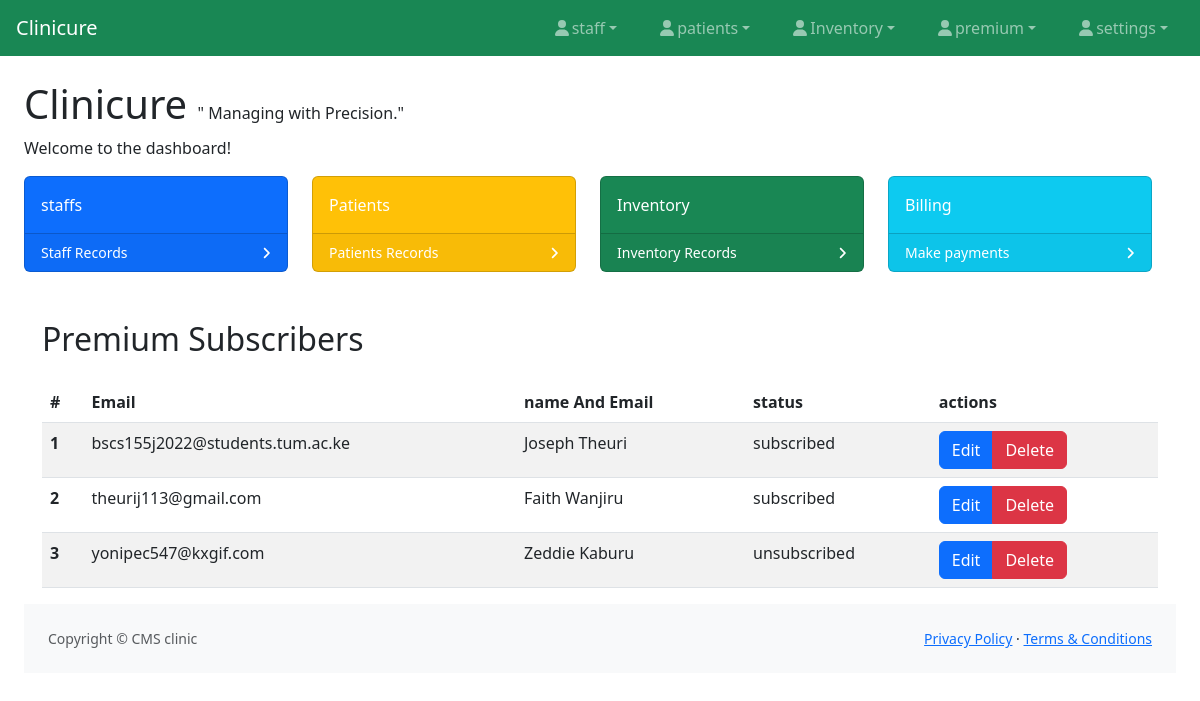
/premium/subsribers/, run on the app's committed database.
### premium/models.py (models this page shows, shortened)
class PremiumSubscription(models.Model):
    patient_status = [
        ('subscribed', 'subscribed'),
        ('unsubscribed', 'unsubscribed')
    ]
    patient = models.ForeignKey(patients, on_delete=models.CASCADE)
    subscribed_at = models.DateTimeField(auto_now_add=True)
    email = models.EmailField(blank=True, null=True)
    status = models.CharField(max_length=20, choices=patient_status, default='subscribed')
    age= models.IntegerField

### patients/models.py (models this page shows)
class patients(models.Model):
    GENDER_CHOICES = [
        ('M', 'Male'),
        ('F', 'Female'),
        ('O', 'Other'),
    ]
    date_added = models.DateField(auto_now=True)
    staffs = models.ForeignKey(staffs, on_delete=models.CASCADE, null=True)
    first_name = models.CharField(max_length=100)
    last_name = models.CharField(max_length=100)
    date_of_birth = models.DateField()
    gender = models.CharField(max_length=1, choices=GENDER_CHOICES)
    email = models.EmailField(blank=True, null=True)
    phone_number = models.CharField(max_length=15, blank=True, null=True)
    address = models.TextField(blank=True, null=True)
    def __str__(self):
        return f"{self.first_name} {self.last_name}"

### premium/views.py (the view)
# urls.py: path('subsribers/', views.premium_users, name="subscribers"),
def premium_users(request):
    view = PremiumSubscription.objects.all()
    return render(request, 'subscribers.html', {'subscriber': view})

### premium/templates/subscribers.html (shortened to what this page needs)
{% extends 'base.html' %}
{% block body %}
    <div class="container mt-4">
        <h2 class="mb-4">Premium Subscribers</h2>
        <table class="table table-striped">
            <thead class="thead-dark">
                <tr>
                    <th scope="col">#</th>
                    <th scope="col">Email</th>
                    <th> name And Email</th>
                    <th>status</th>
                    <th>actions</th>
                </tr>
            </thead>
            <tbody>
                {% for y in subscriber %}
                    <tr>
                        <th scope="row">{{ forloop.counter }}</th>
                        <td>{{ y.email }}</td>
                        <td>{{ y.patient }}</td>
                        <td>{{ y.status }}</td>
                        <td>
                             <div class="btn-group" role="group">
                                 <a href="{% url 'premium:update_subscription' y.id %}" class="btn btn-primary">Edit</a>
                                <a href="{% url 'premium:delete_subscription' y.id %}" class="btn btn-danger">Delete</a>
                            </div>
                        </td>
                    </tr>
                {% endfor %}
            </tbody>
        </table>
    </div>
{% endblock %}

### data on the page
PremiumSubscription: email "bscs155j2022@students.tum.ac.ke", patient "Joseph Theuri", status "subscribed"
PremiumSubscription: email "theurij113@gmail.com", patient "Faith Wanjiru", status "subscribed"
PremiumSubscription: email "yonipec547@kxgif.com", patient "Zeddie Kaburu", status "unsubscribed"
